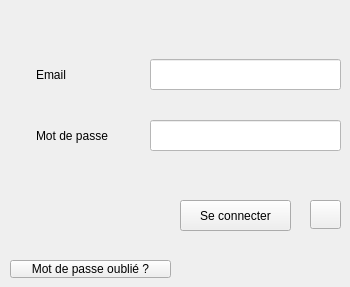
      <widget class="QWidget" name="pageLogin_1">
       <widget class="QLabel" name="label_email">
        <property name="geometry">
         <rect>
          <x>36</x>
          <y>59</y>
          <width>71</width>
          <height>31</height>
         </rect>
        </property>
        <property name="frameShape">
         <enum>QFrame::Shape::NoFrame</enum>
        </property>
        <property name="text">
         <string>Email</string>
        </property>
       </widget>
       <widget class="QPushButton" name="pushButton_login">
        <property name="geometry">
         <rect>
          <x>180</x>
          <y>200</y>
          <width>111</width>
          <height>31</height>
         </rect>
        </property>
        <property name="mouseTracking">
         <bool>true</bool>
        </property>
        <property name="styleSheet">
         <string notr="true"/>
        </property>
        <property name="text">
         <string>Se connecter</string>
        </property>
       </widget>
       <widget class="QLabel" name="label_mdp">
        <property name="geometry">
         <rect>
          <x>36</x>
          <y>120</y>
          <width>101</width>
          <height>31</height>
         </rect>
        </property>
        <property name="text">
         <string>Mot de passe</string>
        </property>
       </widget>
       <widget class="QLineEdit" name="lineEdit_mdp">
        <property name="geometry">
         <rect>
          <x>150</x>
          <y>120</y>
          <width>191</width>
          <height>31</height>
         </rect>
        </property>
        <property name="styleSheet">
         <string notr="true">background-color: rgb(255, 255, 255);</string>
        </property>
        <property name="frame">
         <bool>true</bool>
        </property>
        <property name="echoMode">
         <enum>QLineEdit::EchoMode::Password</enum>
        </property>
       </widget>
       <widget class="QLineEdit" name="lineEdit_email">
        <property name="geometry">
         <rect>
          <x>150</x>
          <y>59</y>
          <width>191</width>
          <height>31</height>
         </rect>
        </property>
        <property name="styleSheet">
         <string notr="true">background-color: rgb(255, 255, 255);</string>
        </property>
       </widget>
       <widget class="QPushButton" name="pushButton_forget">
        <property name="geometry">
         <rect>
          <x>10</x>
          <y>260</y>
          <width>161</width>
          <height>18</height>
         </rect>
        </property>
        <property name="styleSheet">
         <string notr="true"/>
        </property>
        <property name="text">
         <string>Mot de passe oublié ?</string>
        </property>
       </widget>
       <widget class="QPushButton" name="pushButton_13">
        <property name="geometry">
         <rect>
          <x>310</x>
          <y>200</y>
          <width>31</width>
          <height>29</height>
         </rect>
        </property>
        <property name="text">
         <string/>
        </property>
        <property name="icon">
         <iconset resource="image_first.qrc">
          <normaloff>:/images/online-learning.png</normaloff>:/images/online-learning.png</iconset>
        </property>
       </widget>
      </widget>
